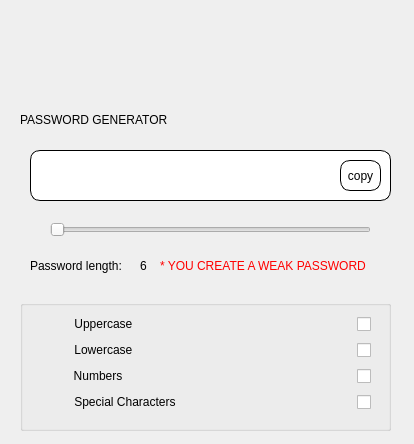
<?xml version="1.0" encoding="UTF-8"?>
<ui version="4.0">
 <class>MainWindow</class>
 <widget class="QMainWindow" name="MainWindow">
  <property name="geometry">
   <rect>
    <x>0</x>
    <y>0</y>
    <width>414</width>
    <height>444</height>
   </rect>
  </property>
  <property name="windowTitle">
   <string>Password Generator</string>
  </property>
  <widget class="QWidget" name="centralwidget">
   <widget class="QLabel" name="label">
    <property name="geometry">
     <rect>
      <x>160</x>
      <y>10</y>
      <width>91</width>
      <height>91</height>
     </rect>
    </property>
    <property name="sizePolicy">
     <sizepolicy hsizetype="Fixed" vsizetype="Fixed">
      <horstretch>0</horstretch>
      <verstretch>0</verstretch>
     </sizepolicy>
    </property>
    <property name="text">
     <string/>
    </property>
    <property name="pixmap">
     <pixmap>pics/unnamed.png</pixmap>
    </property>
    <property name="scaledContents">
     <bool>true</bool>
    </property>
   </widget>
   <widget class="QLabel" name="label_2">
    <property name="geometry">
     <rect>
      <x>20</x>
      <y>110</y>
      <width>381</width>
      <height>20</height>
     </rect>
    </property>
    <property name="styleSheet">
     <string notr="true">font: 700 18pt &quot;Calibri&quot;;
qproperty-alignment: AlignCenter;</string>
    </property>
    <property name="text">
     <string>PASSWORD GENERATOR</string>
    </property>
   </widget>
   <widget class="QPushButton" name="btn_copy">
    <property name="geometry">
     <rect>
      <x>340</x>
      <y>160</y>
      <width>41</width>
      <height>31</height>
     </rect>
    </property>
    <property name="styleSheet">
     <string notr="true">
border-radius: 10px; 

border: 1px solid black;
</string>
    </property>
    <property name="text">
     <string>copy</string>
    </property>
   </widget>
   <widget class="QLineEdit" name="lineEdit">
    <property name="geometry">
     <rect>
      <x>30</x>
      <y>150</y>
      <width>361</width>
      <height>51</height>
     </rect>
    </property>
    <property name="styleSheet">
     <string notr="true">
border-radius: 10px; 

font: 700 16pt &quot;Consolas&quot;;
font-weight: bold; 
color: black; 
border: 1px solid black;
</string>
    </property>
   </widget>
   <widget class="QSlider" name="h_Slider">
    <property name="geometry">
     <rect>
      <x>50</x>
      <y>220</y>
      <width>321</width>
      <height>20</height>
     </rect>
    </property>
    <property name="sizePolicy">
     <sizepolicy hsizetype="Expanding" vsizetype="Expanding">
      <horstretch>0</horstretch>
      <verstretch>0</verstretch>
     </sizepolicy>
    </property>
    <property name="minimumSize">
     <size>
      <width>0</width>
      <height>0</height>
     </size>
    </property>
    <property name="orientation">
     <enum>Qt::Horizontal</enum>
    </property>
   </widget>
   <widget class="QGroupBox" name="groupBox">
    <property name="geometry">
     <rect>
      <x>20</x>
      <y>300</y>
      <width>371</width>
      <height>131</height>
     </rect>
    </property>
    <property name="title">
     <string/>
    </property>
    <widget class="QCheckBox" name="chB_upper">
     <property name="geometry">
      <rect>
       <x>20</x>
       <y>14</y>
       <width>331</width>
       <height>20</height>
      </rect>
     </property>
     <property name="layoutDirection">
      <enum>Qt::RightToLeft</enum>
     </property>
     <property name="styleSheet">
      <string notr="true">font: 700 12pt &quot;Calibri&quot;;

</string>
     </property>
     <property name="text">
      <string>Uppercase                                                                  </string>
     </property>
    </widget>
    <widget class="QCheckBox" name="chB_nums">
     <property name="geometry">
      <rect>
       <x>20</x>
       <y>66</y>
       <width>331</width>
       <height>20</height>
      </rect>
     </property>
     <property name="layoutDirection">
      <enum>Qt::RightToLeft</enum>
     </property>
     <property name="styleSheet">
      <string notr="true">font: 700 12pt &quot;Calibri&quot;;</string>
     </property>
     <property name="text">
      <string>Numbers                                                                     </string>
     </property>
    </widget>
    <widget class="QCheckBox" name="chB_chr">
     <property name="geometry">
      <rect>
       <x>20</x>
       <y>92</y>
       <width>331</width>
       <height>20</height>
      </rect>
     </property>
     <property name="layoutDirection">
      <enum>Qt::RightToLeft</enum>
     </property>
     <property name="styleSheet">
      <string notr="true">font: 700 12pt &quot;Calibri&quot;;</string>
     </property>
     <property name="text">
      <string>Special Characters                                                     </string>
     </property>
    </widget>
    <widget class="QCheckBox" name="chB_lower">
     <property name="geometry">
      <rect>
       <x>20</x>
       <y>40</y>
       <width>331</width>
       <height>20</height>
      </rect>
     </property>
     <property name="layoutDirection">
      <enum>Qt::RightToLeft</enum>
     </property>
     <property name="styleSheet">
      <string notr="true">font: 700 12pt &quot;Calibri&quot;;</string>
     </property>
     <property name="text">
      <string>Lowercase                                                                  </string>
     </property>
    </widget>
   </widget>
   <widget class="QLabel" name="label_3">
    <property name="geometry">
     <rect>
      <x>30</x>
      <y>250</y>
      <width>111</width>
      <height>31</height>
     </rect>
    </property>
    <property name="styleSheet">
     <string notr="true">
font: 11pt &quot;Calibri&quot;;</string>
    </property>
    <property name="text">
     <string>Password length:</string>
    </property>
   </widget>
   <widget class="QLabel" name="lbl_length">
    <property name="geometry">
     <rect>
      <x>140</x>
      <y>250</y>
      <width>49</width>
      <height>31</height>
     </rect>
    </property>
    <property name="styleSheet">
     <string notr="true">
font: 11pt &quot;Calibri&quot;;</string>
    </property>
    <property name="text">
     <string>6</string>
    </property>
   </widget>
   <widget class="QLabel" name="lbl_msg">
    <property name="geometry">
     <rect>
      <x>160</x>
      <y>250</y>
      <width>241</width>
      <height>31</height>
     </rect>
    </property>
    <property name="styleSheet">
     <string notr="true">qproperty-alignment: AlignCenter;
color: rgb(255, 0, 0);
font: 11pt &quot;Calibri&quot;;</string>
    </property>
    <property name="text">
     <string>* YOU CREATE A WEAK PASSWORD</string>
    </property>
   </widget>
   <zorder>lineEdit</zorder>
   <zorder>label</zorder>
   <zorder>label_2</zorder>
   <zorder>btn_copy</zorder>
   <zorder>h_Slider</zorder>
   <zorder>groupBox</zorder>
   <zorder>label_3</zorder>
   <zorder>lbl_length</zorder>
   <zorder>lbl_msg</zorder>
  </widget>
 </widget>
 <resources/>
 <connections/>
</ui>
